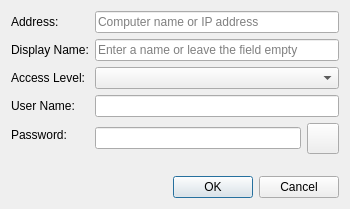
<?xml version="1.0" encoding="UTF-8"?>
<ui version="4.0">
 <class>RouterDialog</class>
 <widget class="QDialog" name="RouterDialog">
  <property name="geometry">
   <rect>
    <x>0</x>
    <y>0</y>
    <width>350</width>
    <height>209</height>
   </rect>
  </property>
  <property name="windowTitle">
   <string>Router</string>
  </property>
  <property name="modal">
   <bool>true</bool>
  </property>
  <layout class="QVBoxLayout" name="verticalLayout">
   <item>
    <layout class="QFormLayout" name="formLayout">
     <item row="0" column="0">
      <widget class="QLabel" name="label_address">
       <property name="text">
        <string>Address:</string>
       </property>
      </widget>
     </item>
     <item row="0" column="1">
      <widget class="QLineEdit" name="edit_address">
       <property name="maxLength">
        <number>64</number>
       </property>
       <property name="placeholderText">
        <string>Computer name or IP address</string>
       </property>
      </widget>
     </item>
     <item row="1" column="0">
      <widget class="QLabel" name="label_name">
       <property name="text">
        <string>Display Name:</string>
       </property>
      </widget>
     </item>
     <item row="1" column="1">
      <widget class="QLineEdit" name="edit_name">
       <property name="maxLength">
        <number>64</number>
       </property>
       <property name="placeholderText">
        <string>Enter a name or leave the field empty</string>
       </property>
      </widget>
     </item>
     <item row="2" column="0">
      <widget class="QLabel" name="label_session_type">
       <property name="text">
        <string>Access Level:</string>
       </property>
      </widget>
     </item>
     <item row="2" column="1">
      <widget class="QComboBox" name="combo_session_type"/>
     </item>
     <item row="3" column="0">
      <widget class="QLabel" name="label_username">
       <property name="text">
        <string>User Name:</string>
       </property>
      </widget>
     </item>
     <item row="3" column="1">
      <widget class="QLineEdit" name="edit_username">
       <property name="maxLength">
        <number>64</number>
       </property>
      </widget>
     </item>
     <item row="4" column="0">
      <widget class="QLabel" name="label_password">
       <property name="text">
        <string>Password:</string>
       </property>
      </widget>
     </item>
     <item row="4" column="1">
      <layout class="QHBoxLayout" name="horizontalLayout_password">
       <item>
        <widget class="QLineEdit" name="edit_password">
         <property name="maxLength">
          <number>64</number>
         </property>
         <property name="echoMode">
          <enum>QLineEdit::EchoMode::Password</enum>
         </property>
        </widget>
       </item>
       <item>
        <widget class="QToolButton" name="button_show_password">
         <property name="icon">
          <iconset resource="../../common/resources/common.qrc">
           <normaloff>:/img/show-password.svg</normaloff>:/img/show-password.svg</iconset>
         </property>
         <property name="iconSize">
          <size>
           <width>24</width>
           <height>24</height>
          </size>
         </property>
         <property name="checkable">
          <bool>true</bool>
         </property>
        </widget>
       </item>
      </layout>
     </item>
    </layout>
   </item>
   <item>
    <spacer name="verticalSpacer">
     <property name="orientation">
      <enum>Qt::Orientation::Vertical</enum>
     </property>
     <property name="sizeHint" stdset="0">
      <size>
       <width>20</width>
       <height>0</height>
      </size>
     </property>
    </spacer>
   </item>
   <item>
    <widget class="common::DialogButtonBox" name="buttonbox">
     <property name="standardButtons">
      <set>QDialogButtonBox::StandardButton::Cancel|QDialogButtonBox::StandardButton::Ok</set>
     </property>
    </widget>
   </item>
  </layout>
 </widget>
 <customwidgets>
  <customwidget>
   <class>common::DialogButtonBox</class>
   <extends>QDialogButtonBox</extends>
   <header>common/ui/dialog_button_box.h</header>
  </customwidget>
 </customwidgets>
 <resources>
  <include location="../../common/resources/common.qrc"/>
 </resources>
 <connections/>
</ui>
